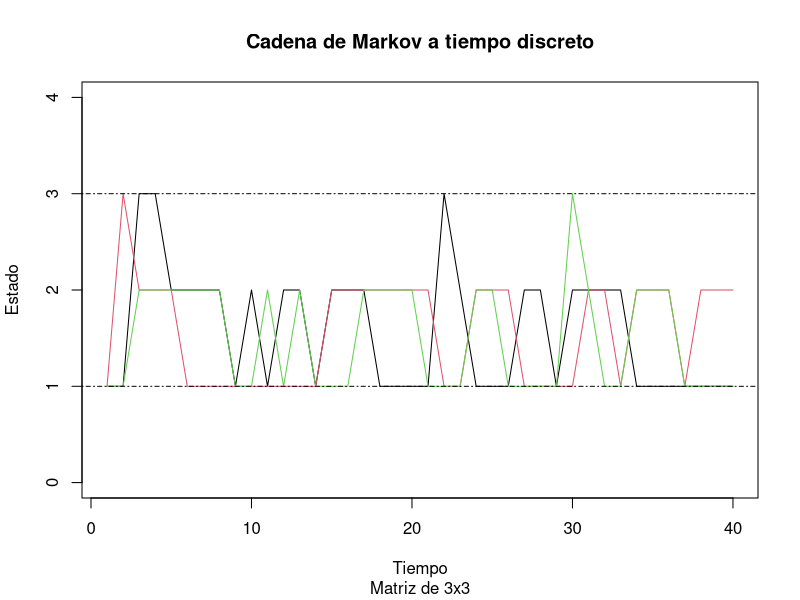

Reproduce this figure in R.
#Simular cadenas de markov a tiempo discreto de acuerdo a una matriz de trancisión P
run.mc.sim <- function(P,num.iters=40) {
  #número posible de estados
  num.states <- nrow(P)
  
  #guadrar los X_t estados en el tiempo
  states<- numeric(num.iters)
  
  #Empezar en el primer estado
  states[1]<-1
  for(t in 2:num.iters){
    #vector de probabilidades para simular el siguiente estado X_(t+1)
    p <- P[states[t-1], ]
    
    #obtener del mulinomial y determinar el estado
    states[t]<-which(rmultinom(1,1,p)==1)
  }
  return(states)
}

#crear matriz de transición
P<-t(matrix(c(0.7,0.2,0.1,
              0.4,0.6,0.0,
              0.0,0.9,0.1), nrow=3, ncol=3))

#
#Correr varias cadenas y graficar el proceso
#
num.chains<-3
num.iterations<-40

#cada columna almacena la secuenca de estados para cada cadena
chain.states<-matrix(NA,ncol=num.chains,nrow=num.iterations)

#simluar la cadena y graficar
for(c in seq_len(num.chains)){
  chain.states[,c]<-run.mc.sim(P)
}

matplot(chain.states, type='l', lty=1, col=1:5, ylim=c(0,4), ylab="Estado",
        xlab="Tiempo", main="Cadena de Markov a tiempo discreto", sub="Matriz de 3x3")
abline(h=1, lty=4)
abline(h=3,lty=4)

